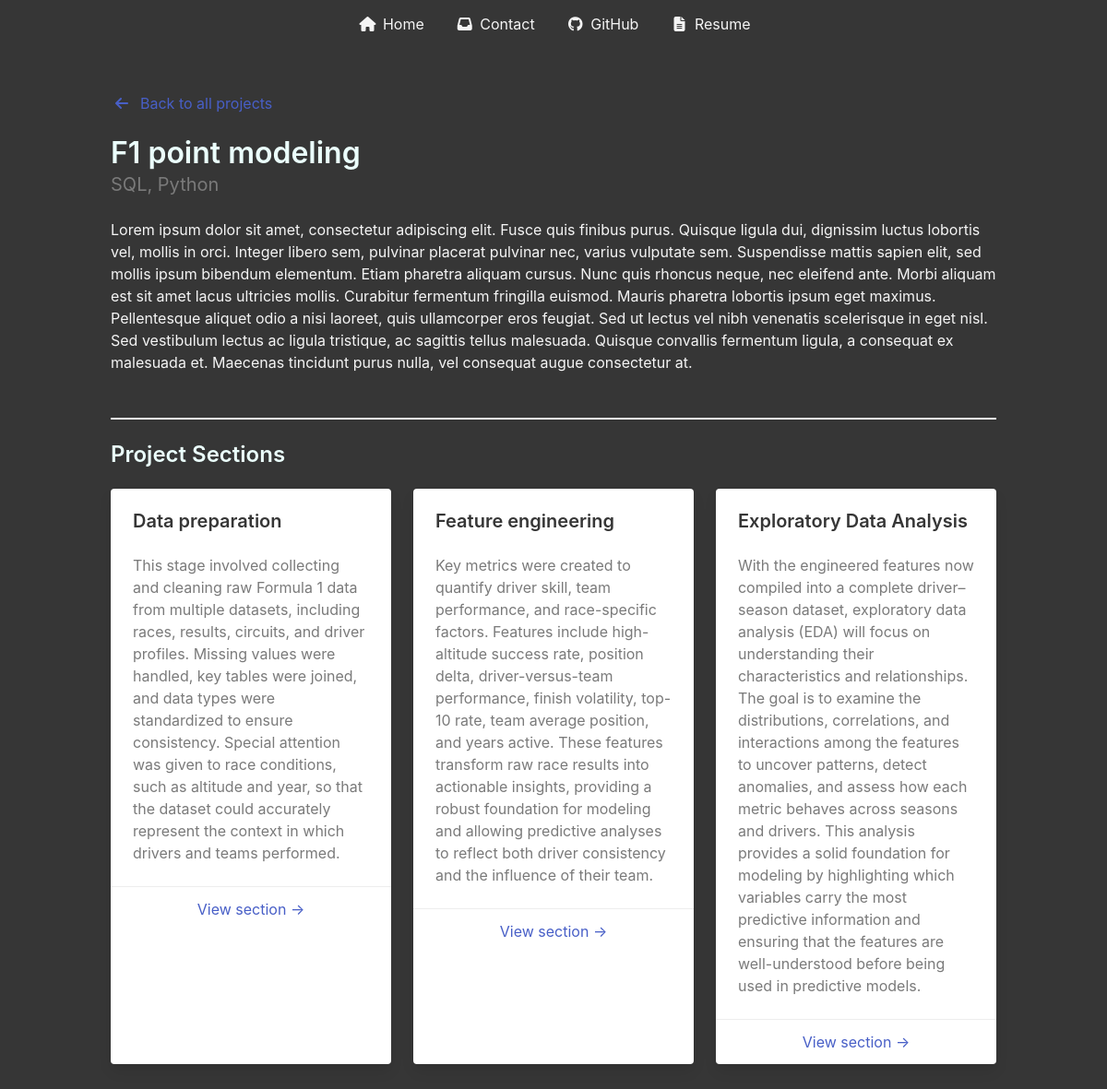
Page /projects/f1-point-modeling/ on the earlier database version.
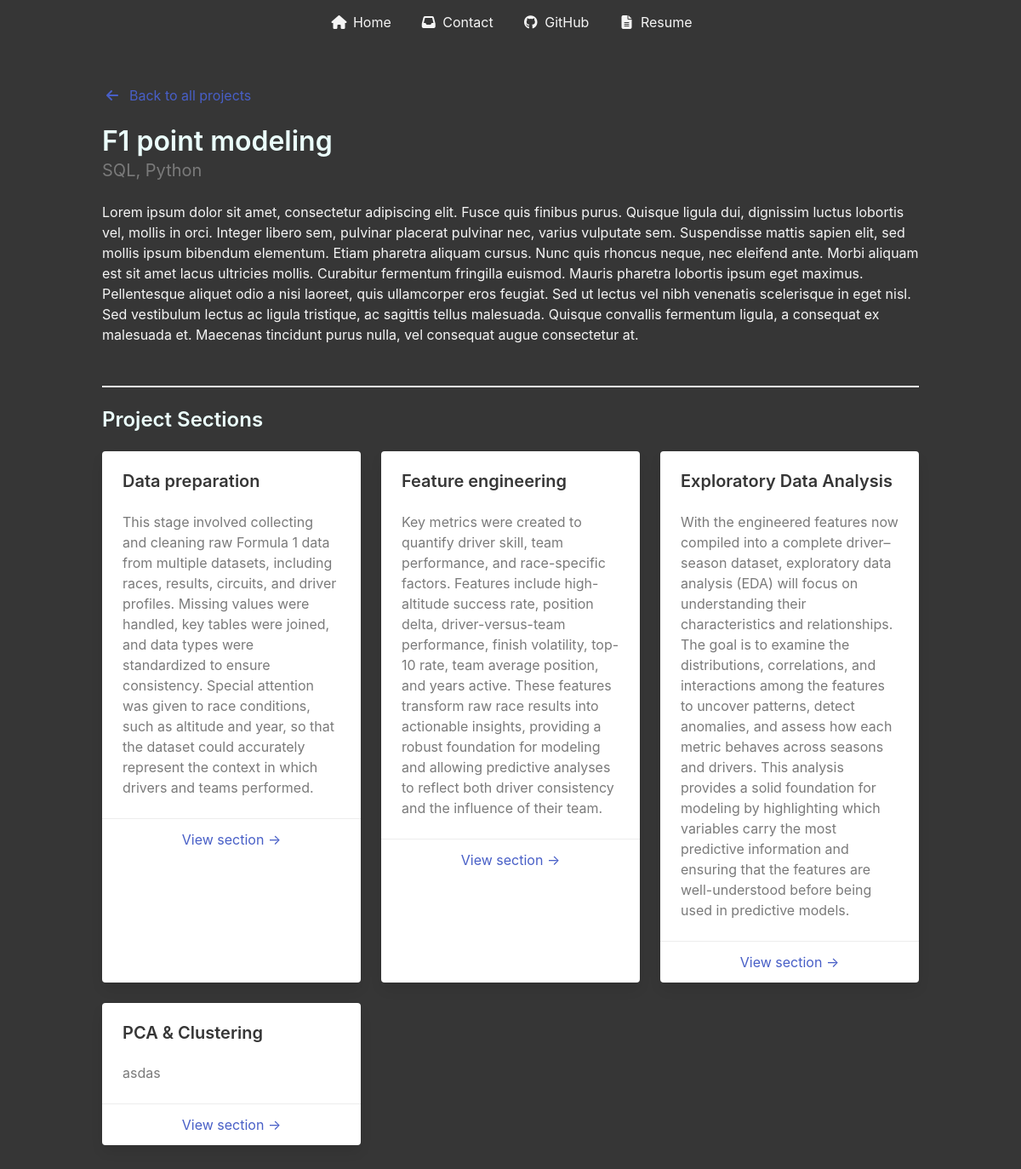
Same page on the later database version.
### showcase/models.py (models this page shows, shortened)
class Project_section(models.Model):
    project = models.ForeignKey(
        Project,
        related_name="sections",
        on_delete=models.CASCADE
    )
    title = models.CharField(max_length=200)
    slug = models.SlugField()
    order = models.PositiveIntegerField(default=0)
    description = models.TextField()
    content = models.TextField()
    class Meta:
        ordering = ["order"]
        unique_together = ("project", "slug")

### showcase/views.py (the view)
# urls.py: path("projects/<slug:project_slug>/", views.project_overview, name="project_overview"),
def project_overview(request, project_slug):
    project = get_object_or_404(models.Project, slug=project_slug)
    sections = project.sections.all()
    return render(request, "showcase/project_overview.html", {
        "project": project,
        "sections": sections,
    })

### showcase/templates/showcase/project_overview.html (shortened to what this page needs)
{% extends 'showcase/base.html' %}
{% block content %}
<section class="section has-background-grey-darker">
  <div class="container has-text-light">
     <a href="{% url 'projects' %}" class="is-flex is-align-items-center has-text-link mb-5">
        <span class="icon mr-2">
          <i class="fas fa-arrow-left"></i>
        </span>
        <span>Back to all projects</span>
      </a>
    <h1 class="title has-text-primary-light">
      {{ project.title }}
    </h1>
    <p class="subtitle has-text-grey">
      {{ project.tools }}
    </p>
    <div class="content mb-6">
      {{ project.content }}
    </div>
    <hr>
    <h2 class="title is-4 has-text-primary-light mb-5">
      Project Sections
    </h2>
    <div class="columns is-multiline">
      {% for section in sections %}
        <div class="column is-one-third">
          <div class="card" style="height: 100%;">
            <div class="card-content">
              <p class="title is-5">
                {{ section.title }}
              </p>
              <div class="content has-text-grey">
                {{ section.description}}
              </div>
            </div>
            <footer class="card-footer">
              <a href="{% url 'section_detail' project.slug section.slug %}"
                 class="card-footer-item has-text-link">
                View section →
              </a>
            </footer>
          </div>
        </div>
      {% empty %}
        <p class="has-text-grey">No sections added yet.</p>
      {% endfor %}
    </div>
  </div>
</section>
{% endblock %}

Differences in the rows shown:
added Project_section: title "PCA & Clustering", description "asdas"
